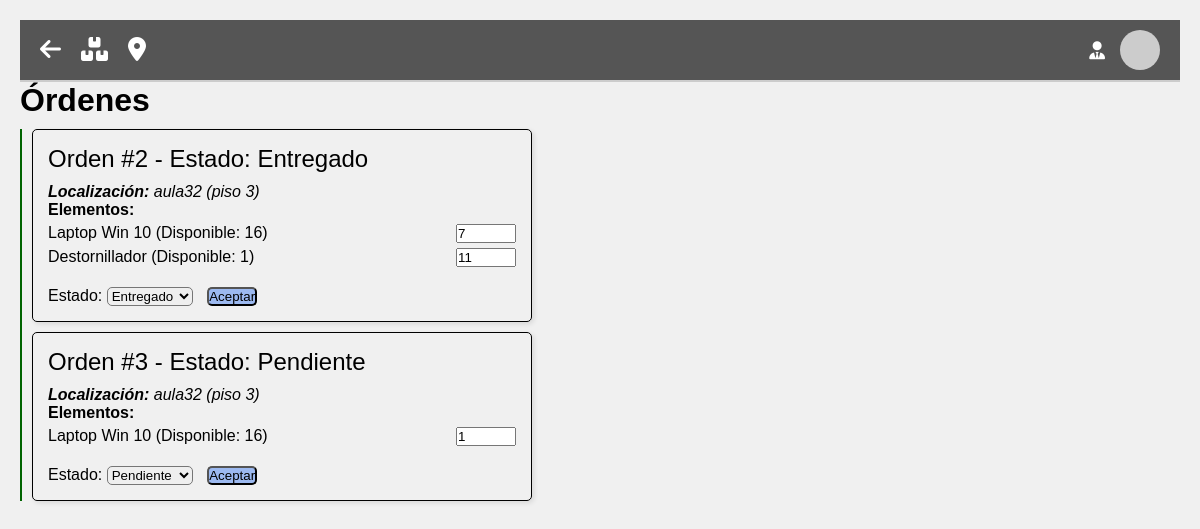
The page /orders on the database its author committed.
### SGM/SGM.py (models this page shows)
class Order(db.Model):
    __tablename__ = 'orders'
    IDorder = Column(Integer, primary_key=True, autoincrement=True)
    IDuser = Column(Integer, ForeignKey('user.IDuser'))
    time = Column(Time, nullable=False)
    date = Column(Date, nullable=False)
    location = Column(Integer, ForeignKey('location.id'))  # FK con Location
    repeat = db.Column(db.Boolean, nullable=True)
    finish = Column(Date, nullable=True)
    state = Column(String(255), nullable=False)
    location_info = db.relationship('Location', backref='orders')
    order_elements = db.relationship('OrderElement', backref='order')

class Location(db.Model):
    __tablename__ = 'location'
    id = Column(Integer, primary_key=True, autoincrement=True)
    name = Column(String(255), nullable=False)
    planta = Column(String(255), nullable=True)
    descrip = Column(String(255), nullable=True)
    img = Column(String(255), nullable=True)

class OrderElement(db.Model):
    __tablename__ = 'orders_elm'
    id = Column(Integer, primary_key=True, autoincrement=True)
    IDorder = Column(Integer, ForeignKey('orders.IDorder'))
    IDelement = Column(Integer, ForeignKey('elements.IDelement'))
    cant = Column(Integer, nullable=False)
    element = db.relationship('Element', backref='order_elements')

class Element(db.Model):
    __tablename__ = 'elements'
    IDelement = Column(Integer, primary_key=True, autoincrement=True)
    name = Column(String(255), nullable=False)
    disp = db.Column(db.Boolean, nullable=True)
    cantotal = Column(Integer, nullable=False)
    candisp = Column(INTEGER(unsigned=True), nullable=False)
    adds = Column(String(255), nullable=True)
    img = Column(String(255), nullable=True)

### SGM/SGM.py (the view)
@app.route('/orders', methods=['GET'])
def show_orders():
    orders = Order.query.join(Location, Location.id == Order.location) \
                        .join(OrderElement, Order.IDorder == OrderElement.IDorder) \
                        .join(Element, Element.IDelement == OrderElement.IDelement) \
                        .all()
    return render_template('verif_pedidos.html', orders=orders)

### SGM/templates/verif_pedidos.html (shortened to what this page needs)
<!DOCTYPE html>
<html lang="en">
<head>
    <link rel="stylesheet" href="{{ url_for('static', filename='topbar.css')}}">
    <link rel="stylesheet" href="https://cdnjs.cloudflare.com/ajax/libs/font-awesome/6.0.0-beta3/css/all.min.css">
</head>
<body>
    <header class="topbar">
        <div class="left-section">
            <a href="/inicio">
            <i class="fa-solid fa-arrow-left" style="color: #fff;"></i>
            </a>
            <a href="/inventario">
                <i class="fa-solid fa-boxes" style="color: #fff;"></i>
            </a>
            <a href="/localizacion">
                <i class="fa-solid fa-location-dot" style="color: #fff;"></i>
            </a>
        </div>
        <div class="right-section">
            <div class="user-info">
                <i class="fa-solid fa-user-tie" style="color: #fff;"></i>
                <img src="https://via.placeholder.com/40" alt="Avatar" class="user-avatar">
            </div>
        </div>
    </header>
    <h1>Órdenes</h1>
    <form class="order-form" action="/update_order" method="POST">
        {% for order in orders %}
        <div class="order-card">
            <div class="order-header">Orden #{{ order.IDorder }} - Estado: {{ order.state }}</div>
            <div class="location-info">
                <strong>Localización:</strong> {{ order.location_info.name }} ({{ order.location_info.planta }})
            </div>
            <div class="elements-list">
                <h4>Elementos:</h4>
                {% for element in order.order_elements %}
                <div class="element-row">
                    <span>{{ element.element.name }} (Disponible: {{ element.element.candisp }})</span>
                    <input type="number" name="cant" value="{{ element.cant }}" max="{{ element.element.candisp }}" min="0">
                </div>
                {% endfor %}
            </div>
            <div class="order-footer">
                <label for="state">Estado:</label>
                <select name="state">
                    <option value="Pendiente" {% if order.state == 'Pendiente' %}selected{% endif %}>Pendiente</option>
                    <option value="Entregado" {% if order.state == 'Entregado' %}selected{% endif %}>Entregado</option>
                </select>
                <button type="submit" style="background-color: #9cb9f0">Aceptar</button>
            </div>
        </div>
        {% endfor %}
    </form>
</body>
</html>

### SGM/static/topbar.css (style rules this page uses)
a { text-decoration-line: none !important; color: none !important; }
.topbar { display: flex; justify-content: space-between; align-items: center; background-color: #555; color: white; padding: 10px 20px; border-bottom: 2px solid #ccc; }
.left-section { font-size: 24px; display: flex; gap: 20px; flex-direction: row; }
.right-section { display: flex; align-items: center; }
.right-section i { font-size: 18px; margin-right: 15px; cursor: pointer; }
.user-info { display: flex; align-items: center; margin-left: 15px; }
.user-avatar { width: 40px; height: 40px; border-radius: 50%; }

### SGM/templates/verif_pedidos.html (style rules this page uses)
* { box-sizing: border-box; margin: 0; padding: 0; font-family: Arial, sans-serif; text-decoration-line: none; }
body { background-color: #f0f0f0; padding: 20px; }
.order-card { border: 1px solid #000000; padding: 15px; margin: 10px; border-radius: 5px; box-shadow: 2px 2px 5px rgba(0, 0, 0, 0.1); max-width: 500px; }
.order-header { font-size: 1.5em; margin-bottom: 10px; }
.element-row { display: flex; justify-content: space-between; margin: 5px 0; }
.element-row input { width: 60px; }
.location-info { margin-top: 10px; font-style: italic; }
.order-footer { margin-top: 20px; }
.order-footer select, .order-footer button { margin-right: 10px; border-radius: 5px; }
.order-form { border-style: none none none solid; border-left-width: 2px; border-color: darkgreen; }

### rows shown on the page
Order: IDorder "2", state "Entregado", location_info.name "aula32", location_info.planta "piso 3"
OrderElement: element.name "Laptop Win 10", element.candisp "16", cant "7"
OrderElement: element.name "Destornillador", element.candisp "1", cant "11"
Order: IDorder "3", state "Pendiente", location_info.name "aula32", location_info.planta "piso 3"
OrderElement: element.name "Laptop Win 10", element.candisp "16", cant "1"
